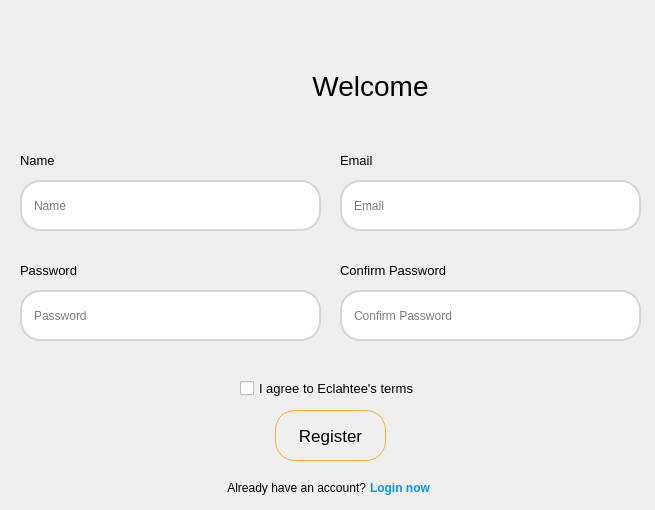
<?xml version="1.0" encoding="UTF-8"?>
<ui version="4.0">
 <class>MainWindow</class>
 <widget class="QMainWindow" name="MainWindow">
  <property name="geometry">
   <rect>
    <x>0</x>
    <y>0</y>
    <width>655</width>
    <height>510</height>
   </rect>
  </property>
  <property name="minimumSize">
   <size>
    <width>655</width>
    <height>510</height>
   </size>
  </property>
  <property name="maximumSize">
   <size>
    <width>655</width>
    <height>510</height>
   </size>
  </property>
  <property name="windowTitle">
   <string>MainWindow</string>
  </property>
  <property name="styleSheet">
   <string notr="true"/>
  </property>
  <widget class="QWidget" name="centralwidget">
   <widget class="QLineEdit" name="lineEdit">
    <property name="geometry">
     <rect>
      <x>20</x>
      <y>180</y>
      <width>301</width>
      <height>51</height>
     </rect>
    </property>
    <property name="styleSheet">
     <string notr="true">QLineEdit{
	padding: 10px;
	border: 2px solid rgb(214, 214, 214);
	border-radius: 20px;
}

QLineEdit:hover{
	padding: 10px;
	border: 2px solid gray;
	border-radius: 20px;
}

QLineEdit:focus{
	padding: 10px;
	border: 2px solid gray;
	border-radius: 20px;
}</string>
    </property>
    <property name="inputMask">
     <string/>
    </property>
    <property name="text">
     <string/>
    </property>
    <property name="placeholderText">
     <string>Name</string>
    </property>
   </widget>
   <widget class="QLineEdit" name="lineEdit_2">
    <property name="geometry">
     <rect>
      <x>20</x>
      <y>290</y>
      <width>301</width>
      <height>51</height>
     </rect>
    </property>
    <property name="styleSheet">
     <string notr="true">QLineEdit{
	padding: 10px;
	border: 2px solid rgb(214, 214, 214);
	border-radius: 20px;
}

QLineEdit:hover{
	padding: 10px;
	border: 2px solid gray;
	border-radius: 20px;
}

QLineEdit:focus{
	padding: 10px;
	border: 2px solid gray;
	border-radius: 20px;
}</string>
    </property>
    <property name="inputMask">
     <string/>
    </property>
    <property name="text">
     <string/>
    </property>
    <property name="echoMode">
     <enum>QLineEdit::Password</enum>
    </property>
    <property name="placeholderText">
     <string>Password</string>
    </property>
   </widget>
   <widget class="QLabel" name="label">
    <property name="geometry">
     <rect>
      <x>20</x>
      <y>150</y>
      <width>41</width>
      <height>21</height>
     </rect>
    </property>
    <property name="font">
     <font>
      <pointsize>10</pointsize>
      <weight>50</weight>
      <bold>false</bold>
      <kerning>false</kerning>
     </font>
    </property>
    <property name="text">
     <string>Name</string>
    </property>
   </widget>
   <widget class="QLabel" name="label_2">
    <property name="geometry">
     <rect>
      <x>20</x>
      <y>260</y>
      <width>61</width>
      <height>21</height>
     </rect>
    </property>
    <property name="font">
     <font>
      <pointsize>10</pointsize>
      <weight>50</weight>
      <bold>false</bold>
      <kerning>false</kerning>
     </font>
    </property>
    <property name="text">
     <string>Password</string>
    </property>
   </widget>
   <widget class="QLabel" name="label_5">
    <property name="geometry">
     <rect>
      <x>290</x>
      <y>60</y>
      <width>161</width>
      <height>51</height>
     </rect>
    </property>
    <property name="font">
     <font>
      <pointsize>21</pointsize>
     </font>
    </property>
    <property name="text">
     <string>Welcome</string>
    </property>
    <property name="alignment">
     <set>Qt::AlignCenter</set>
    </property>
   </widget>
   <widget class="QPushButton" name="pushButton">
    <property name="geometry">
     <rect>
      <x>275</x>
      <y>410</y>
      <width>111</width>
      <height>51</height>
     </rect>
    </property>
    <property name="font">
     <font>
      <pointsize>13</pointsize>
     </font>
    </property>
    <property name="styleSheet">
     <string notr="true">QPushButton{
	background-color: transparent;
	border: 1px solid #faae2b;
	border-radius: 20px;
}

QPushButton:hover{
	background-color: transparent;
	border: 2px solid #faae2b;
	border-radius: 20px;
}</string>
    </property>
    <property name="text">
     <string>Register</string>
    </property>
   </widget>
   <widget class="QLabel" name="label_6">
    <property name="geometry">
     <rect>
      <x>225</x>
      <y>480</y>
      <width>141</width>
      <height>16</height>
     </rect>
    </property>
    <property name="font">
     <font>
      <pointsize>9</pointsize>
     </font>
    </property>
    <property name="text">
     <string>Already have an account?</string>
    </property>
    <property name="alignment">
     <set>Qt::AlignRight|Qt::AlignTrailing|Qt::AlignVCenter</set>
    </property>
   </widget>
   <widget class="QLabel" name="label_7">
    <property name="geometry">
     <rect>
      <x>370</x>
      <y>480</y>
      <width>91</width>
      <height>16</height>
     </rect>
    </property>
    <property name="font">
     <font>
      <pointsize>9</pointsize>
      <weight>75</weight>
      <bold>true</bold>
     </font>
    </property>
    <property name="styleSheet">
     <string notr="true">color: rgb(3, 148, 252);</string>
    </property>
    <property name="text">
     <string>Login now</string>
    </property>
   </widget>
   <widget class="QLabel" name="label_4">
    <property name="geometry">
     <rect>
      <x>180</x>
      <y>10</y>
      <width>151</width>
      <height>151</height>
     </rect>
    </property>
    <property name="styleSheet">
     <string notr="true">background-color: transparent;</string>
    </property>
    <property name="text">
     <string/>
    </property>
    <property name="pixmap">
     <pixmap>../Image/OIG-removebg-preview.png</pixmap>
    </property>
    <property name="scaledContents">
     <bool>true</bool>
    </property>
   </widget>
   <widget class="QCheckBox" name="checkBox">
    <property name="geometry">
     <rect>
      <x>240</x>
      <y>380</y>
      <width>201</width>
      <height>17</height>
     </rect>
    </property>
    <property name="font">
     <font>
      <pointsize>10</pointsize>
     </font>
    </property>
    <property name="text">
     <string>I agree to Eclahtee's terms</string>
    </property>
   </widget>
   <widget class="QLineEdit" name="lineEdit_3">
    <property name="geometry">
     <rect>
      <x>340</x>
      <y>180</y>
      <width>301</width>
      <height>51</height>
     </rect>
    </property>
    <property name="styleSheet">
     <string notr="true">QLineEdit{
	padding: 10px;
	border: 2px solid rgb(214, 214, 214);
	border-radius: 20px;
}

QLineEdit:hover{
	padding: 10px;
	border: 2px solid gray;
	border-radius: 20px;
}

QLineEdit:focus{
	padding: 10px;
	border: 2px solid gray;
	border-radius: 20px;
}</string>
    </property>
    <property name="inputMask">
     <string/>
    </property>
    <property name="text">
     <string/>
    </property>
    <property name="placeholderText">
     <string>Email</string>
    </property>
   </widget>
   <widget class="QLabel" name="label_3">
    <property name="geometry">
     <rect>
      <x>340</x>
      <y>260</y>
      <width>111</width>
      <height>21</height>
     </rect>
    </property>
    <property name="font">
     <font>
      <pointsize>10</pointsize>
      <weight>50</weight>
      <bold>false</bold>
      <kerning>false</kerning>
     </font>
    </property>
    <property name="text">
     <string>Confirm Password</string>
    </property>
   </widget>
   <widget class="QLineEdit" name="lineEdit_4">
    <property name="geometry">
     <rect>
      <x>340</x>
      <y>290</y>
      <width>301</width>
      <height>51</height>
     </rect>
    </property>
    <property name="styleSheet">
     <string notr="true">QLineEdit{
	padding: 10px;
	border: 2px solid rgb(214, 214, 214);
	border-radius: 20px;
}

QLineEdit:hover{
	padding: 10px;
	border: 2px solid gray;
	border-radius: 20px;
}

QLineEdit:focus{
	padding: 10px;
	border: 2px solid gray;
	border-radius: 20px;
}</string>
    </property>
    <property name="inputMask">
     <string/>
    </property>
    <property name="text">
     <string/>
    </property>
    <property name="echoMode">
     <enum>QLineEdit::Password</enum>
    </property>
    <property name="placeholderText">
     <string>Confirm Password</string>
    </property>
   </widget>
   <widget class="QLabel" name="label_8">
    <property name="geometry">
     <rect>
      <x>340</x>
      <y>150</y>
      <width>41</width>
      <height>21</height>
     </rect>
    </property>
    <property name="font">
     <font>
      <pointsize>10</pointsize>
      <weight>50</weight>
      <bold>false</bold>
      <kerning>false</kerning>
     </font>
    </property>
    <property name="text">
     <string>Email</string>
    </property>
   </widget>
  </widget>
 </widget>
 <resources>
  <include location="../Buổi 6/resource2.qrc"/>
 </resources>
 <connections/>
</ui>
